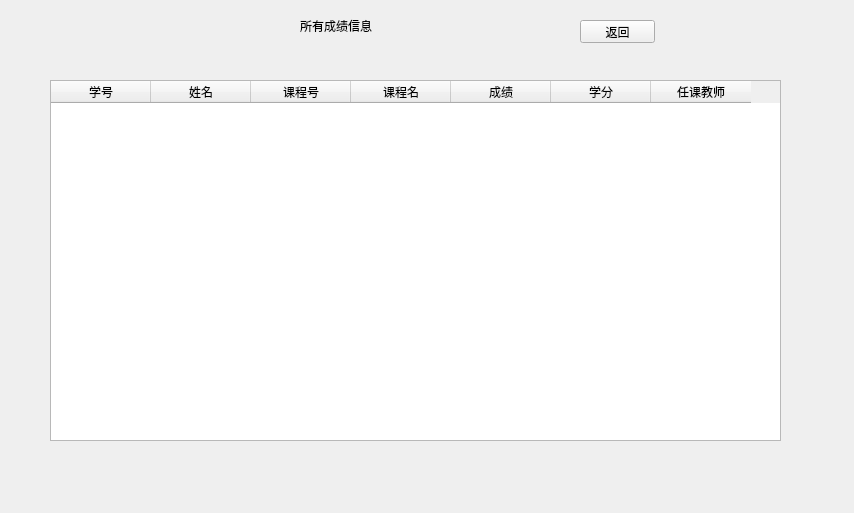
<?xml version="1.0" encoding="UTF-8"?>
<ui version="4.0">
 <class>all_grade</class>
 <widget class="QWidget" name="all_grade">
  <property name="geometry">
   <rect>
    <x>0</x>
    <y>0</y>
    <width>854</width>
    <height>513</height>
   </rect>
  </property>
  <property name="windowTitle">
   <string>Form</string>
  </property>
  <widget class="QPushButton" name="backButton">
   <property name="geometry">
    <rect>
     <x>580</x>
     <y>20</y>
     <width>75</width>
     <height>23</height>
    </rect>
   </property>
   <property name="text">
    <string>返回</string>
   </property>
  </widget>
  <widget class="QTableWidget" name="tableWidget">
   <property name="geometry">
    <rect>
     <x>50</x>
     <y>80</y>
     <width>731</width>
     <height>361</height>
    </rect>
   </property>
   <column>
    <property name="text">
     <string>学号</string>
    </property>
   </column>
   <column>
    <property name="text">
     <string>姓名</string>
    </property>
   </column>
   <column>
    <property name="text">
     <string>课程号</string>
    </property>
   </column>
   <column>
    <property name="text">
     <string>课程名</string>
    </property>
   </column>
   <column>
    <property name="text">
     <string>成绩</string>
    </property>
   </column>
   <column>
    <property name="text">
     <string>学分</string>
    </property>
   </column>
   <column>
    <property name="text">
     <string>任课教师</string>
    </property>
   </column>
  </widget>
  <widget class="QLabel" name="label">
   <property name="geometry">
    <rect>
     <x>300</x>
     <y>10</y>
     <width>181</width>
     <height>31</height>
    </rect>
   </property>
   <property name="styleSheet">
    <string notr="true">font: 20pt &quot;Arial&quot;;</string>
   </property>
   <property name="text">
    <string>所有成绩信息</string>
   </property>
  </widget>
 </widget>
 <resources/>
 <connections/>
</ui>
